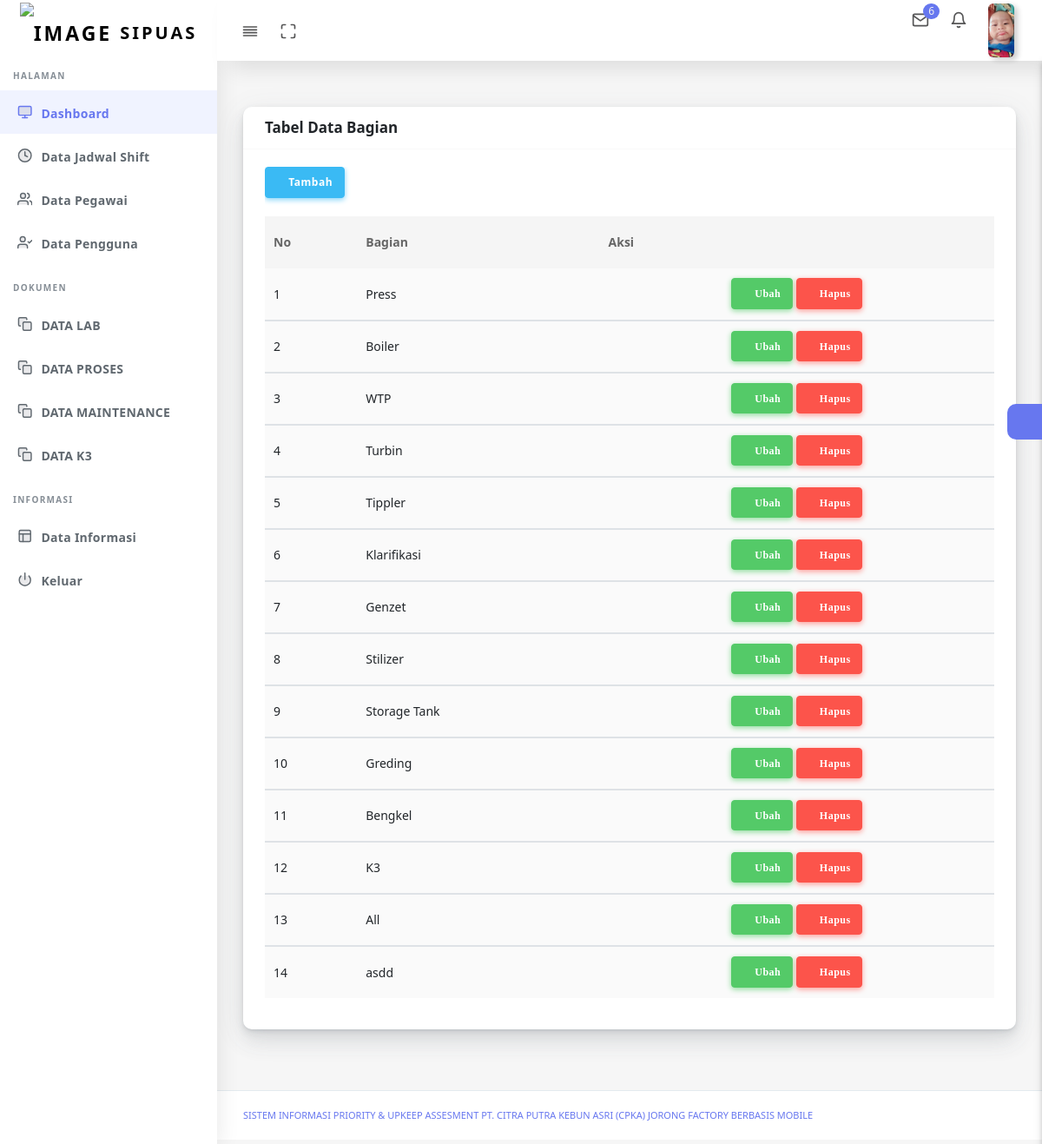
Page /data_bagian_administrator.php (signed in) on the committed database.
### tables this page shows
CREATE TABLE `user` (
  `id_user` int(11) NOT NULL,
  `nama` text NOT NULL,
  `username` varchar(100) NOT NULL,
  `password` varchar(100) NOT NULL,
  `level` enum('Manager','Administrator','Admin_LAB','Admin_Proses','Admin_Maintenance','Admin_K3','Operator_Lab','Operator_Proses','Operator_Maintenaance','Operator_K3','Admin_Har','Superadmin') NOT NULL,
  `status` text NOT NULL,
  `foto` text NOT NULL,
  `id_pegawai` int(11) NOT NULL
);

CREATE TABLE `bagian` (
  `id_bagian` int(11) NOT NULL,
  `bagian` text NOT NULL
);

### data_bagian_administrator.php (the view, shortened to what this page needs)
<!DOCTYPE html>
<html lang="en">
<head>
  <link rel="stylesheet" href="assets/css/app.min.css">
  <link rel="stylesheet" href="assets/bundles/datatables/datatables.min.css">
  <link rel="stylesheet" href="assets/bundles/datatables/DataTables-1.10.16/css/dataTables.bootstrap4.min.css">
  <link rel="stylesheet" href="assets/css/style.css">
  <link rel="stylesheet" href="assets/css/components.css">
  <link rel="stylesheet" href="assets/css/custom.css">
</head>
<body>
  <div id="app">
    <div class="main-wrapper main-wrapper-1">
      <div class="navbar-bg"></div>
      <?php include ('proses/menu/menu_administrator.php')?>
      <div class="main-content">
        <section class="section">
          <div class="section-body">
            <div class="row">
              <div class="col-12">
                <div class="card">
                  <div class="card-header">
                    <h4>Tabel Data Bagian</h4>
                  </div>
                  <div class="card-body">
                    <div class="table-responsive">
                    <button class="btn btn-icon btn-info" data-toggle="modal" data-target="#tambah">
                      <i class="fas fa-plus" aria-hidden="true"></i> Tambah
                                                    </button><br><br>
                      <table class="table table-striped table-hover" id="save-stage" style="width:100%;">
                      <thead>
                                        <tr>
                                            <th>No</th>
                                            <th>Bagian</th>
                                            <th>Aksi</th>
                                        </tr>
                                    </thead>
                                    <?php
                                                    $query = mysql_query("SELECT * FROM bagian ORDER BY id_bagian asc");
                                                $no = 1;
                                                    while ($data = mysql_fetch_assoc($query)) {?>
                                    <tbody>
                                        <tr>
                                                <td> <?php echo $no++ ?></td>
                                                <td> <?php echo $data['bagian']; ?></td>
                                                <td class="td-actions text-center">
                                                         <a  href ="#edit" data-toggle="modal" data-id="<?php echo $data['id_bagian'];?>"
                                                         data-target="#edit"><button type="button" rel="tooltip" class="btn btn-icon btn-success">
                                                            <i class="fa fa-edit"> Ubah</i>
                                                        </button></a>
  <a  href="#" onclick="confirm_modal('proses/administrator/hapus_bagian_administrator.php?id=<?php echo $data['id_bagian'];?>');">
  <button type="button" rel="tooltip" class="btn btn-icon btn-danger">
                                                            <i class="fas fa-trash"> Hapus</i>
                                                        </button></a>
                                                      </td>
                                        </tr>
                                    </tbody>
                                        <?php  } ?>
                      </table>
                    </div>
                  </div>
                </div>
              </div>
            </div>
          </div>
        </section>
        <div class="settingSidebar">
          <a href="javascript:void(0)" class="settingPanelToggle"> <i class="fa fa-spin fa-cog"></i>
          </a>
        </div>
      </div>
      <footer class="main-footer">
        <div class="footer-left">
          <a href="templateshub.net">Sistem Informasi Priority & Upkeep Assesment PT. Citra Putra Kebun Asri (CPKA) Jorong Factory Berbasis Mobile</a></a>
        </div>
      </footer>
    </div>
  </div>
</body>
</html>

### proses/menu/menu_administrator.php (shortened to what this page needs)
<nav class="navbar navbar-expand-lg main-navbar sticky">
        <div class="form-inline mr-auto">
          <ul class="navbar-nav mr-3">
            <li><a href="#" data-toggle="sidebar" class="nav-link nav-link-lg
									collapse-btn"> <i data-feather="align-justify"></i></a></li>
            <li><a href="#" class="nav-link nav-link-lg fullscreen-btn">
                <i data-feather="maximize"></i>
              </a></li>
          </ul>
        </div>
        <ul class="navbar-nav navbar-right">
          <li class="dropdown dropdown-list-toggle"><a href="#" data-toggle="dropdown"
              class="nav-link nav-link-lg message-toggle"><i data-feather="mail"></i>
              <span class="badge headerBadge1">
                6 </span> </a>
          </li>
          <li class="dropdown dropdown-list-toggle"><a href="#" data-toggle="dropdown"
              class="nav-link notification-toggle nav-link-lg"><i data-feather="bell" class="bell"></i>
            </a>
          </li>
          <li class="dropdown"><a href="#" data-toggle="dropdown"
              class="nav-link dropdown-toggle nav-link-lg nav-link-user">
			  <?php
                                    $id_user=$_SESSION['id_user'];
                                    $query_mysql = mysql_query("SELECT * FROM user WHERE id_user='$id_user'")or die(mysql_error());
                                    while($data = mysql_fetch_array($query_mysql)){
                                        ?>
			  <img alt="image" src="foto/<?php echo $data['foto']?>"
			  <?php } ?>
                class="user-img-radious-style"> <span class="d-sm-none d-lg-inline-block"></span></a>
          </li>
        </ul>
      </nav>
<div class="main-sidebar sidebar-style-2">
        <aside id="sidebar-wrapper">
          <div class="sidebar-brand">
            <a href="halaman.php"> <img alt="image" src="assets2/logo/logo.png" class="header-logo" /> <span
                class="logo-name">SIPUAS</span>
            </a>
          </div>
          <ul class="sidebar-menu">
            <li class="menu-header">Halaman</li>
            <li class="dropdown active">
              <a href="halaman.php" class="nav-link"><i data-feather="monitor"></i><span>Dashboard</span></a>
            </li>
            <li class="dropdown">
              <a href="#" class="menu-toggle nav-link has-dropdown"><i
              data-feather="clock" data-feather="users"></i><span>Data Jadwal Shift</span></a>
            </li>
            <li class="dropdown">
              <a href="#" class="menu-toggle nav-link has-dropdown"><i
                  data-feather="users"></i><span>Data Pegawai</span></a>
            </li>
            <li class="dropdown">
              <a href="data_pengguna_administrator.php"><i
                  data-feather="user-check"></i><span>Data Pengguna</span></a>
            </li>
            <li class="menu-header">Dokumen</li>
            <li class="dropdown">
              <a href="#" class="menu-toggle nav-link has-dropdown"><i data-feather="copy"></i><span> DATA LAB</span></a>
            </li>
            <li class="dropdown">
              <a href="#" class="menu-toggle nav-link has-dropdown"><i data-feather="copy"></i><span> DATA PROSES</span></a>
            </li>
            <li class="dropdown">
              <a href="#" class="menu-toggle nav-link has-dropdown"><i data-feather="copy"></i><span> DATA MAINTENANCE</span></a>
            </li>
            <li class="dropdown">
              <a href="#" class="menu-toggle nav-link has-dropdown"><i data-feather="copy"></i><span> DATA K3</span></a>
            </li>
            <li class="menu-header">Informasi</li>
            <li class="dropdown">
              <a href="#" class="menu-toggle nav-link has-dropdown"><i data-feather="layout"></i><span>Data Informasi</span></a>
            </li>
            <li class="dropdown">
              <a href="logout.php"><i
                  data-feather="power"></i><span>Keluar</span></a>
            </li>
          </ul>
        </aside>
      </div>

### rows in the picture
user: foto (picture)
bagian: bagian "Press"
bagian: bagian "Boiler"
bagian: bagian "WTP"
bagian: bagian "Turbin"
bagian: bagian "Tippler"
bagian: bagian "Klarifikasi"
bagian: bagian "Genzet"
bagian: bagian "Stilizer"
bagian: bagian "Storage Tank"
bagian: bagian "Greding"
bagian: bagian "Bengkel"
bagian: bagian "K3"
bagian: bagian "All"
bagian: bagian "asdd"
